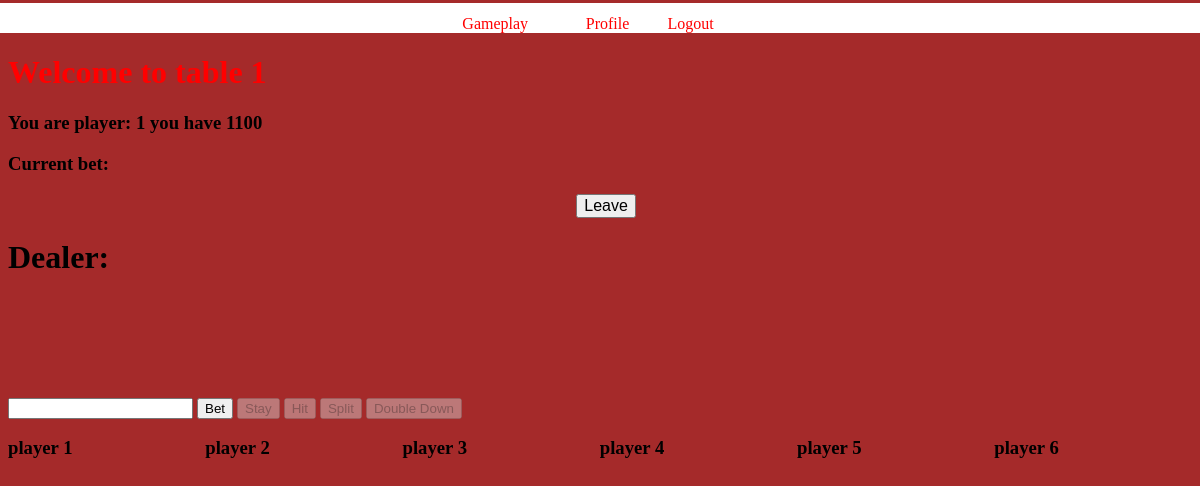
The app's page /table_one (signed in), older data.
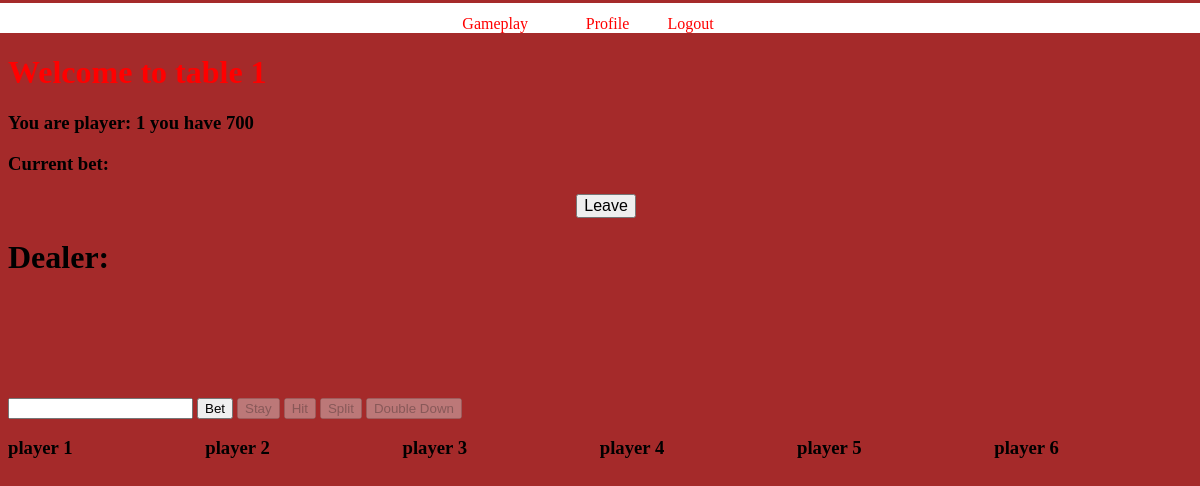
The same page, newer data.
### package/Databases/database_model.py (models this page shows, shortened)
class Player(db.Model):
    __tablename__ = 'player'
    pid         = db.Column(db.Integer, primary_key=True)
    amnt        = db.Column(db.Integer, nullable=False)
    bet         = db.Column(db.Integer, nullable=False)
    id          = db.Column(db.Integer, db.ForeignKey('user.id'))
    ptid        = db.Column(db.Integer, db.ForeignKey('table.tid'))
    hand        = db.Column(db.Integer, default=0)
    over        = db.Column(db.Boolean, default=False)
    playerNum   = db.Column(db.Integer, default=None)

### package/routes/GameplayRoutes.py (the view)
@login_required
@app.route('/table_one', methods=['GET', 'POST'])
def table_one():
    table = dm.Table.query.filter_by(tid=1).first()
    exist = dm.Player.query.filter_by(id=current_user.id).first()
    print("current user id", current_user.id)
    if table.tablestate!="joinable":
        return render_template("Gameplay.html")
    if table == None:
        return render_template("BlackjackTables/Gameplay.html")
    if table.seat > 0 and exist == None:
        player = dm.Player(amnt=current_user.funds, bet=0, id=current_user.id, ptid=1)
        playerFeild(table, player)
        table.seat = table.seat-1
        db.session.add(player)
        db.session.commit()
        players = getPlayers()
        cards = getCards()
        return render_template("BlackjackTables/Table1.html", player=player, players=players, cards=cards)
    else:
        players = getPlayers()
        cards = getCards()
        return render_template("BlackjackTables/Table1.html", player=exist, players=players, cards=cards)
    return render_template("Gameplay.html")

### package/Databases/database_model.py (called while the page is built)
@login_manager.user_loader
def load_user(user_id):
    return User.query.get(int(user_id))

### package/routes/GameplayRoutes.py (called while the page is built)
def getPlayers():
    players = dm.Player.query.all()
    return players

def getCards():
    cards = []
    for i in range (1,7):
        cards.append(dm.Deck.query.filter_by(pid=i))
    return cards

### package/templates/BlackjackTables/Table1.html (shortened to what this page needs)
{% extends "ParentAccount/ParentTemplate.html" %}
{% block stylesheet %}
    <link href="../../static/css/GameplayStyle.css" rel="stylesheet" type="text/css">
{% endblock %}
{% block gameplay %}
    <h1 style="color: red">Welcome to table 1</h1>
    <h3 id="tablefunds">You are player: {{ player.playerNum }} you have {{ player.amnt }}</h3>
    <h3 id="currentbet">Current bet:</h3>
    <form action="/leave" method="post">
        <input id="leave" type="submit" value="Leave">
    </form>
    <div id="table_parent">
        <div style="width: 100%" class="dealer" id="table_one_deal">
            <div id="table_one_dealer">
                 <h1 id="playernull">Dealer:</h1>
            </div>
        </div>
        <div id="{{ player.playerNum }}">
            <input type="number" name="numBet" id="numBet">
            <button id="bet" onclick="bet()">Bet</button>
            <button id="stay" onclick="stay()" disabled>Stay</button>
            <button id="hit" onclick="hit()" disabled>Hit</button>
            <button id="split" onclick="split(false)" disabled>Split</button>
            <button id="double_down" onclick="doubleDown()" disabled>Double Down</button>
        </div>
        <div class="players" id="table_one_players" >
            <div id="seat1" class="column">
                <h3 id="player1">player 1</h3>
            </div>
            <div id="seat2" class="column">
                <h3 id="player2">player 2</h3>
            </div>
            <div id="seat3" class="column">
                <h3 id="player3">player 3</h3>
            </div>
            <div id="seat4" class="column">
                <h3 id="player4">player 4</h3>
            </div>
            <div id="seat5" class="column">
                <h3 id="player5">player 5</h3>
            </div>
            <div id="seat6" class="column">
                <h3 id="player6">player 6</h3>
            </div>
        </div>
    </div>
{% endblock %}

### package/templates/ParentAccount/ParentTemplate.html (shortened to what this page needs)
<!DOCTYPE html>
<html lang="en">
<head>
    {% block stylesheet %}{% endblock %}
</head>
<body>
    <nav>
        <ul>
            <div class="table">
                <div class="row">
                    <div class="gameplay_link">
                        <li><a href="{{ url_for('gameplay_page') }}">Gameplay</a> </li>
                    </div>
                    <div class="create_account_link">
                        <li><a href="{{ url_for('profile_page') }}">Profile</a> </li>
                    </div>
                    <div class="login_link">
                        <li><a href="{{ url_for('logout') }}">Logout</a> </li>
                    </div>
                </div>
            </div>
        </ul>
    </nav>
    {% block gameplay %}{% endblock %}
</body>
</html>

### package/static/css/GameplayStyle.css (style rules this page uses)
body { background-color: brown; }
nav { margin-left: -1%; margin-right: -1%; margin-top: -1.11%; background-color: white; color: gold; height: 25%; }
nav ul { list-style-type: none; }
nav ul li { display: inline; }
nav ul li a:link { font-size: 100%; color: red; text-decoration: none; }
.table { padding-top: 1%; margin-left: 36.5%; width: 25%;display: table; }
.row { display: table-row; }
.gameplay_link { display: table-cell; }
.create_account_link { display: table-cell; }
.login_link { display: table-cell; }
input[type=submit] { margin-left: 48%; font-size: 100%; }
.players { display: inline-block; width: 100%; margin-right: 10px; }
.dealer { display: inline-block; margin-bottom: 100px; }
.column { float: left; width: 16.66%; }

Row changes from the older to the newer data that the page shows:
changed Player: amnt "1100" → "700"
